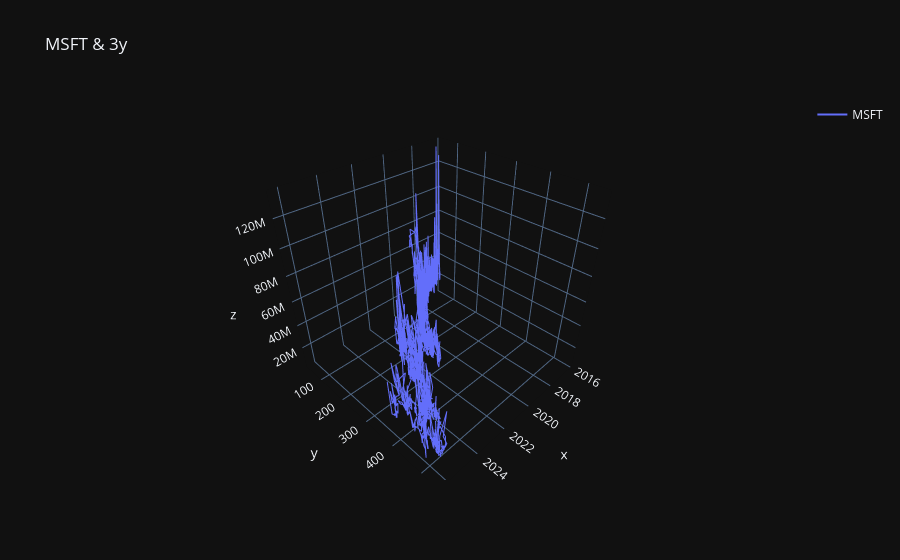

Notebook cell for this chart:
### Code cell
fig=go.Figure()
fig.add_scatter3d(x=msft_df.index,y=msft_df['Close'],z=msft_df['Volume'],mode='lines',name=msft)
fig.update_layout(title=msft+' & 3y',xaxis_title='Date',yaxis_title='Price',showlegend=True)
fig.show()

### Figure 1 — Plotly figure (JSON) as saved in the notebook; plotly's stock layout.template omitted (floating-point values rounded to 4 significant figures; data arrays with more than 128 entries replaced by an {"elided": "..."} marker saying what was removed)
{"data": [{"mode": "lines", "name": "MSFT", "x": {"elided": "2515 str values"}, "y": {"elided": "2515 float values"}, "z": {"elided": "2515 int values"}, "type": "scatter3d"}], "layout": {"title": {"text": "MSFT & 3y"}, "xaxis": {"title": {"text": "Date"}}, "yaxis": {"title": {"text": "Price"}}, "showlegend": true}}
